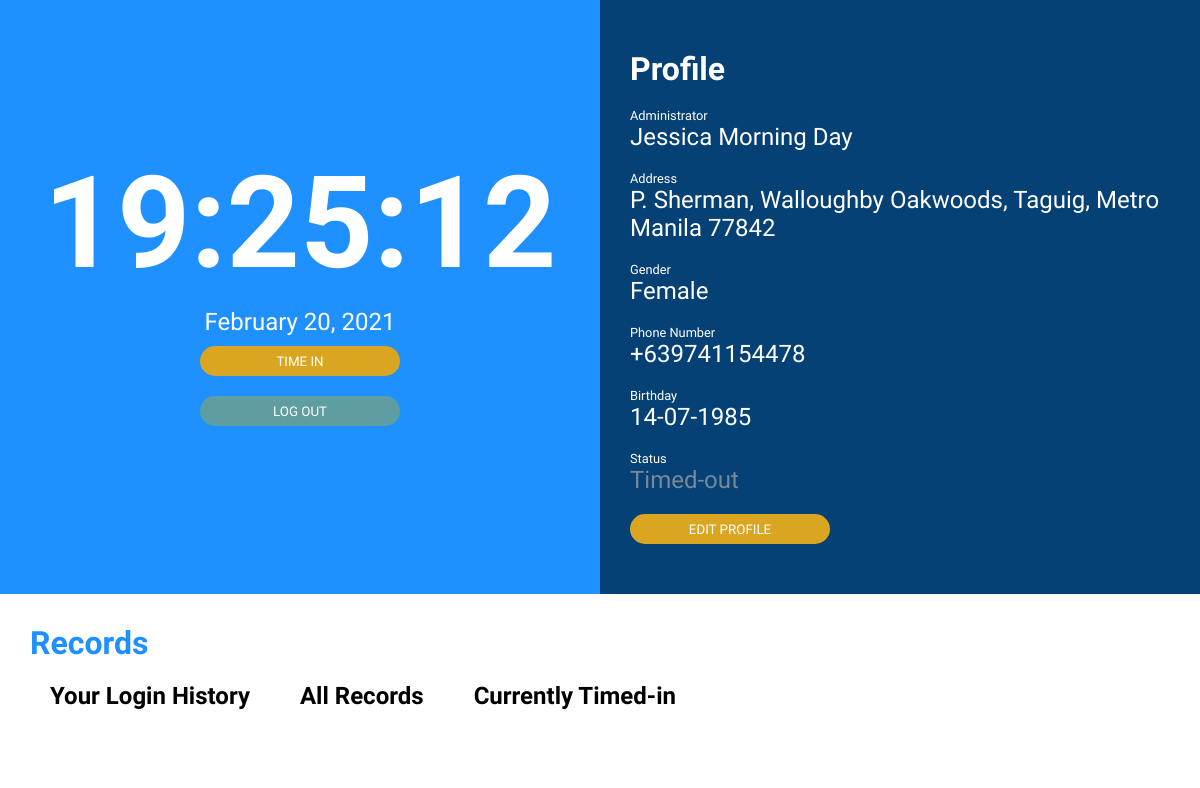
/dashboard.php (signed in), run on the app's committed database.
### tables this page shows
CREATE TABLE IF NOT EXISTS employee(
	id int(10) AUTO_INCREMENT PRIMARY KEY,
    username VARCHAR(50) NOT NULL,
    password VARCHAR(100) NOT NULL,
    first_name VARCHAR(50) NOT NULL,
    middle_name VARCHAR(50) NOT NULL,
    last_name VARCHAR(50) NOT NULL,
    address VARCHAR(200) NOT NULL,
    barangay VARCHAR(200) NOT NULL,
    city VARCHAR(100) NOT NULL,
    province VARCHAR(100) NOT NULL,
    zip VARCHAR(10) NOT NULL,
    gender VARCHAR(1) NOT NULL,
    phone VARCHAR(20) NOT NULL,
    role VARCHAR(20) NOT NULL,
    birth_day varchar(5),
    birth_month varchar(20),
    birth_year varchar(10),
    time_status varchar(10)
);

### dashboard.php (the view, shortened to what this page needs)
<?php
    require_once './connection.php';
    $username = $_SESSION['username'];
    $SQL_GET_PROFILE = "SELECT * FROM time_engine.employee WHERE username = '$username'";
    $result = $connection->query($SQL_GET_PROFILE);
    if($result->num_rows > 0) {
        $profile = $result->fetch_assoc();
    } else {
        header($_SERVER['SERVER_PROTOCOL'] . ' 500 Internal Server Error', true, 500);
        exit();
    }
?>
<?php require_once './sections/header.php' ?>
<main class="dashboard">
	<div class="profile">
		<div class="clock-control">
			<p class="clock" id="clock-widget">--:--:--</p>
			<p class="date" id="date-widget">February 18, 2020</p>
            <?php if($profile['time_status'] != 'in'): ?>
                <form action="" method="POST">
                    <button class="clock-in">Time In</button>
                </form>
            <?php endif; ?>
            <form action="" method="POST">
                <button class="log-out">Log Out</button>
            </form>
		</div>
		<div class="information">
			<h1>Profile</h1>
            <p class="label"><?=$profile['role'] == 'administrator' ? "Administrator" : "Name"?></p>
            <p class="name"><?=$profile['first_name']?> <?=$profile['middle_name']?> <?=$profile['last_name']?></p>
            <p class="label">Address</p>
            <p class="address"><?=$profile['address']?>, <?=$profile['barangay']?>, <?=$profile['city']?>, <?=$profile['province']?> <?=$profile['zip']?></p>
            <p class="label">Gender</p>
            <p class="gender"><?=$profile['gender'] == 'M' ? 'Male' : 'Female';?></p>
            <p class="label">Phone Number</p>
            <p class="phone"><?=$profile['phone']?></p>
			<p class="label">Birthday</p>
			<p class="phone"><?=$profile['birth_month']?>-<?=$profile['birth_day']?>-<?=$profile['birth_year']?></p>
			<p class="label">Status</p>
            <?= $profile['time_status'] == 'in' ? "<p class='status-in'>Timed-in</p>" : "<p class='status-out'>Timed-out</p>" ?>
			<button class="clock-in" onclick="location.href = '/employee/edit.php';">Edit Profile</button>
		</div>
	</div>
	<div class="time-history">
		<h1>Records</h1>
		<div class="records-container">
            <div class="login-history">
                <h2>Your Login History</h2>
            </div>
            <div class="all-records">
                <h2>All Records</h2>
            </div>
			<?php if($profile['role'] == 'administrator'): ?>
                <div class="presents">
                    <h2>Currently Timed-in</h2>
                </div>
            <?php endif; ?>
		</div>
	</div>
</main>
<?php require_once './sections/footer.php' ?>

### sections/header.php (shortened to what this page needs)
<!doctype html>
<html lang="en">
<head>
    <link rel="stylesheet" href="/employee/main.css">
</head>
<body>

### main.css (style rules this page uses)
* { box-sizing: border-box; padding: 0px; margin: 0px; font-family: 'Source Sans Pro', sans-serif; }
html { width: 100vw; height: 100vh; }
body, header, nav { width: 100%; height: 100vh; }
main.dashboard { width: 100%; background-color: blue; display: flex; flex-direction: column; }
div.clock-control, div.information { padding: 30px; }
div.clock-control { background-color: dodgerblue; width: 50%; display: flex; flex-direction: column; justify-content: center; align-items: center; }
p.clock { font-size: 8rem; font-weight: bold; color: white; }
p.date { font-size: 1.5rem; color: white; padding: 10px; }
.clock-control button, div.information button { width: 200px; margin-bottom: 20px; height: 30px; border: none; outline: none; cursor: pointer; background-color: goldenrod; color: white; text-transform: uppercase; border-radius: 20px; }
div.information { background-color: #064175; width: 50%; }
div.profile { display: flex; flex-direction: row; justify-content: center; align-items: stretch; color: white; }
div.information h1 { padding: 20px 0px; }
div.information p { font-size: 1.5rem; margin-bottom: 20px; }
div.information p.label { font-size: 0.8rem; margin: 0px; }
p.status-out { color: lightslategray; }
div.time-history { display: flex; flex-direction: column; padding: 30px; background-color: white; }
div.time-history h1 { color: dodgerblue; }
.records-container { display: flex; flex-direction: row; padding: 20px; }
button.log-out { background-color: cadetblue; }
.presents { padding: 0px 50px; }
div.login-history { margin-right: 50px; }

### data on the page
employee: first_name "Jessica", middle_name "Morning", last_name "Day", address "P. Sherman", barangay "Walloughby Oakwoods", city "Taguig", province "Metro Manila", zip "77842", phone "+639741154478", birth_month "14", birth_day "07", birth_year "1985"
